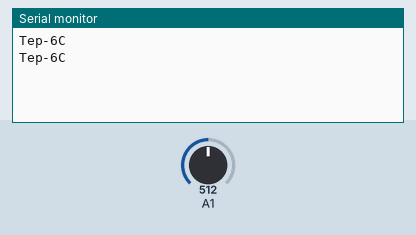
Bench run of a sketch on a simulated Arduino Uno, built with avr-gcc and run on an emulated ATmega328P. On the bench: the last lines printed to the serial monitor. The inputs (shaded band) are chosen by the test bench; at power-on: A1 = 512.

Above: at 1.8 s.
1.9 s: A1 set to 716
At 2.8 s:
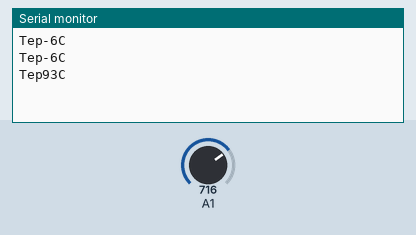
3.4 s: A1 set to 900
At 4.8 s:
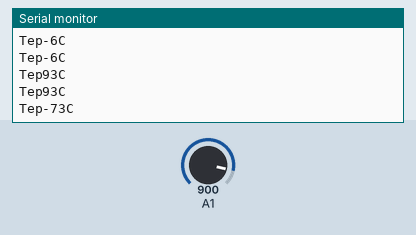
Timing chart, 0 to 6.4 s (numbered marks = the images above; inputs shaded):
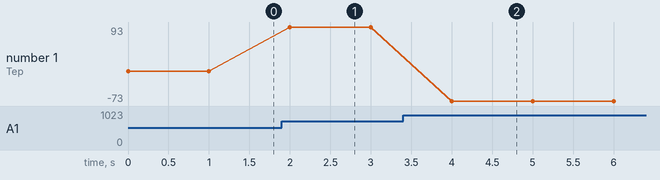

Measured:
- after the input at 1.9 s, the serial monitor: prints a new line after 0.10 s (image 1)
- after the input at 3.4 s, the serial monitor: prints a new line after 0.60 s (image 2)
- plotted number 1: -6 → 93 after the input at 1.9 s, 93 → -73 after the input at 3.4 s

The sketch:

Temperature_Sensor.ino
```cpp
#define tempSensor 1

void setup() {
  // put your setup code here, to run once:
  Serial.begin(9600);
}

void loop() {
  // put your main code here, to run repeatedly:
  int val;
  int dat;
  val = analogRead(1);
  dat = (125*val) >>8;
  Serial.print("Tep");
  Serial.print(dat);
  Serial.println("C");
  delay(1000);
}
```
